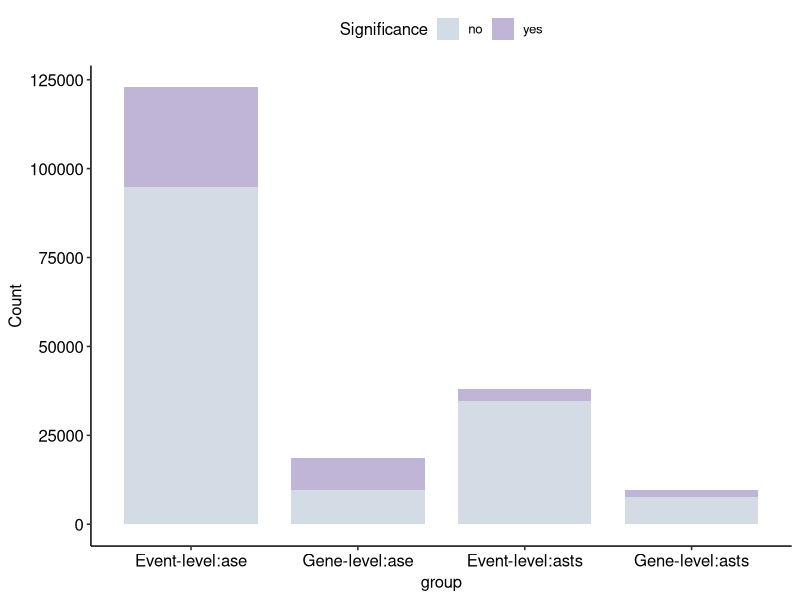
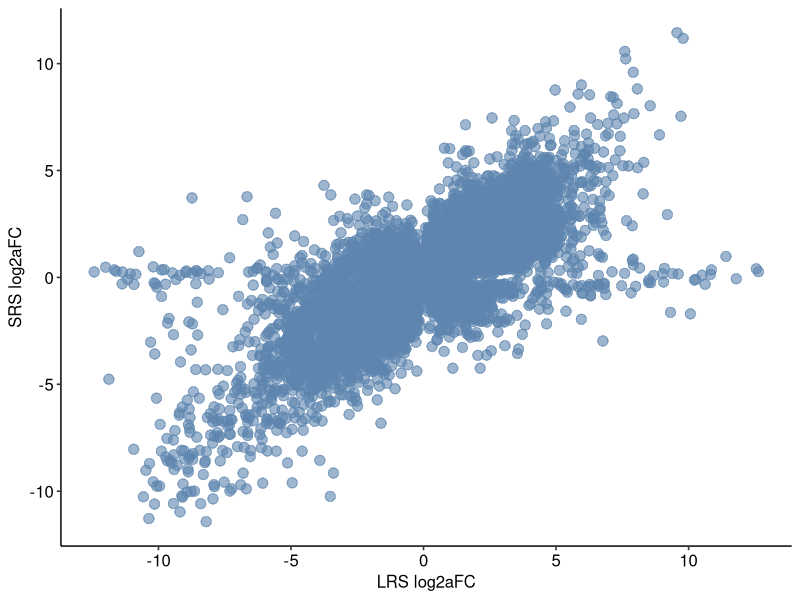
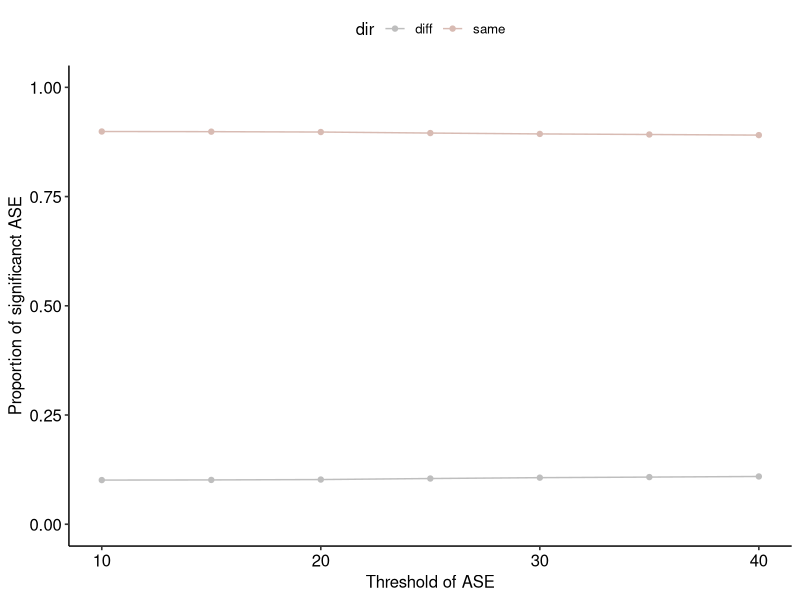
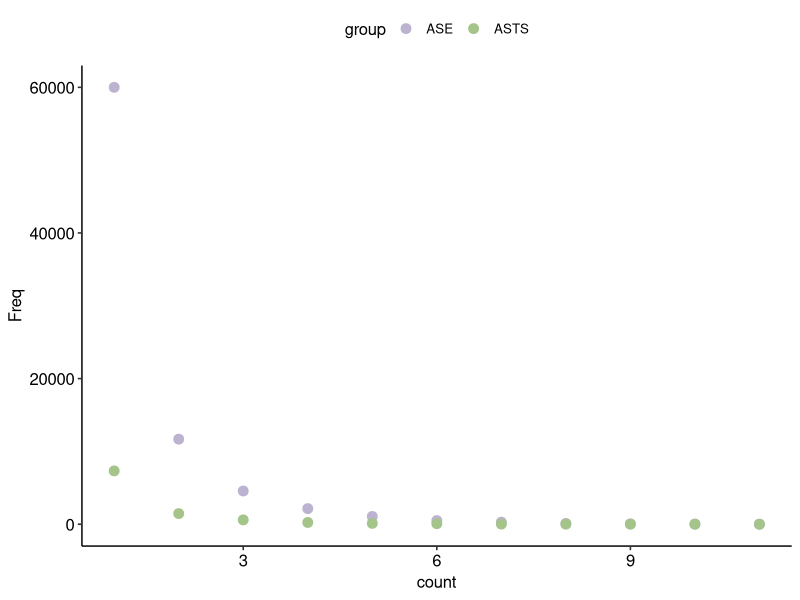
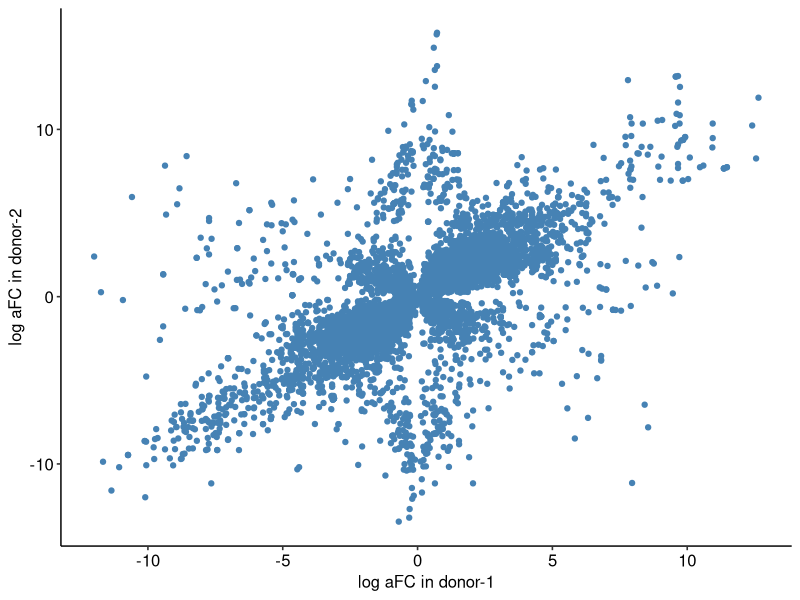
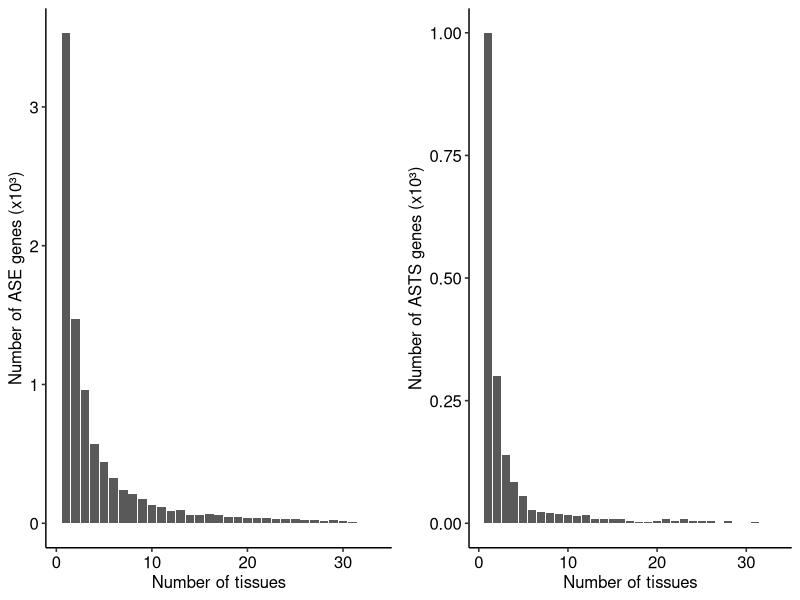

R code for these plots, in order:
#==============================================#
#  ASE ASTS#
# Supp-Figure-19#
#==============================================#

library(dplyr)
library(data.table)
library(tidyverse)
library(ggplot2)
library(ggpubr)
library(ggrastr)

setwd("/media/london_A/mengxin/GTOP_code/supp/supp_fig19.Figure S14/input")


#Supp.Fig.19a the number of significant ase/asts -------------------------------

df_plot.m <- fread("Figure S19a.txt")
df_plot.m$Significance<-factor(df_plot.m$Significance,levels = c("yes","no"))
df_plot.m$group<-factor(df_plot.m$group,levels = c("Event-level:ase","Gene-level:ase","Event-level:asts","Gene-level:asts"))
ggplot(df_plot.m,aes(x=group,y=Count,fill=Significance)) + geom_bar(stat="identity",width=.8) + theme_pubr() + 
  scale_fill_manual(breaks = c("no","yes"),values = c("#D3DCE5","#C0B5D7"))


# Supp.Fig.19b comparation bewteen SRS ASE and LRS ASE
df_plot <- fread("Figure S19b.txt")
ggplot(df_plot)+
  # geom_point(size=3, aes(x=logafc, y=as.numeric(log2_aFC)), alpha=0.6, color="grey80") +
  geom_point_rast(size=3, aes(x=logafc, y=as.numeric(log2_aFC)), alpha=0.6, color="#5d86af") +
  xlab("LRS log2aFC") + ylab("SRS log2aFC") +
  theme_pubr()

# Supp.Fig.19c concordance of ASE direction between LRS and SRS across thresholds

df_plot <- fread("Figure S19c.txt")

ggplot(df_plot)+
  geom_point(aes(x=thresh, y=ratio, fill=dir, color=dir))+
  geom_line(aes(x=thresh, y=ratio, fill=dir, color=dir))+
  scale_fill_manual(values=c("diff"="grey", "same"="#d8bbb3"))+
  scale_color_manual(values=c("diff"="grey", "same"="#d8bbb3"))+
  scale_y_continuous(limits = c(0, 1))+
  theme_pubr()+
  xlab("Threshold of ASE")+
  ylab("Proportion of significanct ASE")


# Supp.Fig.19d the distribution of ASE/ASTS events for donors
df_plot <- fread("Figure S19d.txt")
ggplot(df_plot,aes(x=count,y=Freq,color=group)) + 
  scale_color_manual(
  values = c(
    "ASE" = "#bcb3d1",
    "ASTS" = "#a4c48a"
  ))+
    geom_point(size=3) + theme_pubr()

# Supp.Fig.19e log2aFC in ASE events for donor 1 and donor 2

df_plot <- fread("Figure S19e.txt")
ggplot(df_plot,aes(x=logafc.x,y=logafc.y)) + geom_point(color="steelblue") + 
  xlab("log aFC in donor-1")+
  ylab("log aFC in donor-2")+
  theme_pubr()


# S19 f-g the distribution of ASE/ASTS genes

df_plot <- fread("Figure S19f-g.txt")

p1 <- ggplot(df_plot,aes(x=ase_tissues))+
  geom_bar(aes(y = after_stat(count / 1000)), stat = "count")+
  xlab("Number of tissues")+
  ylab("Number of ASE genes (x10³)")+
  theme_pubr()

p2 <- ggplot(df_plot,aes(x=asts_tissues))+
  geom_bar(aes(y = after_stat(count / 1000)), stat = "count")+
  xlab("Number of tissues")+
  ylab("Number of ASTS genes (x10³)")+
  theme_pubr()

cowplot::plot_grid(p1, p2, ncol = 2)
